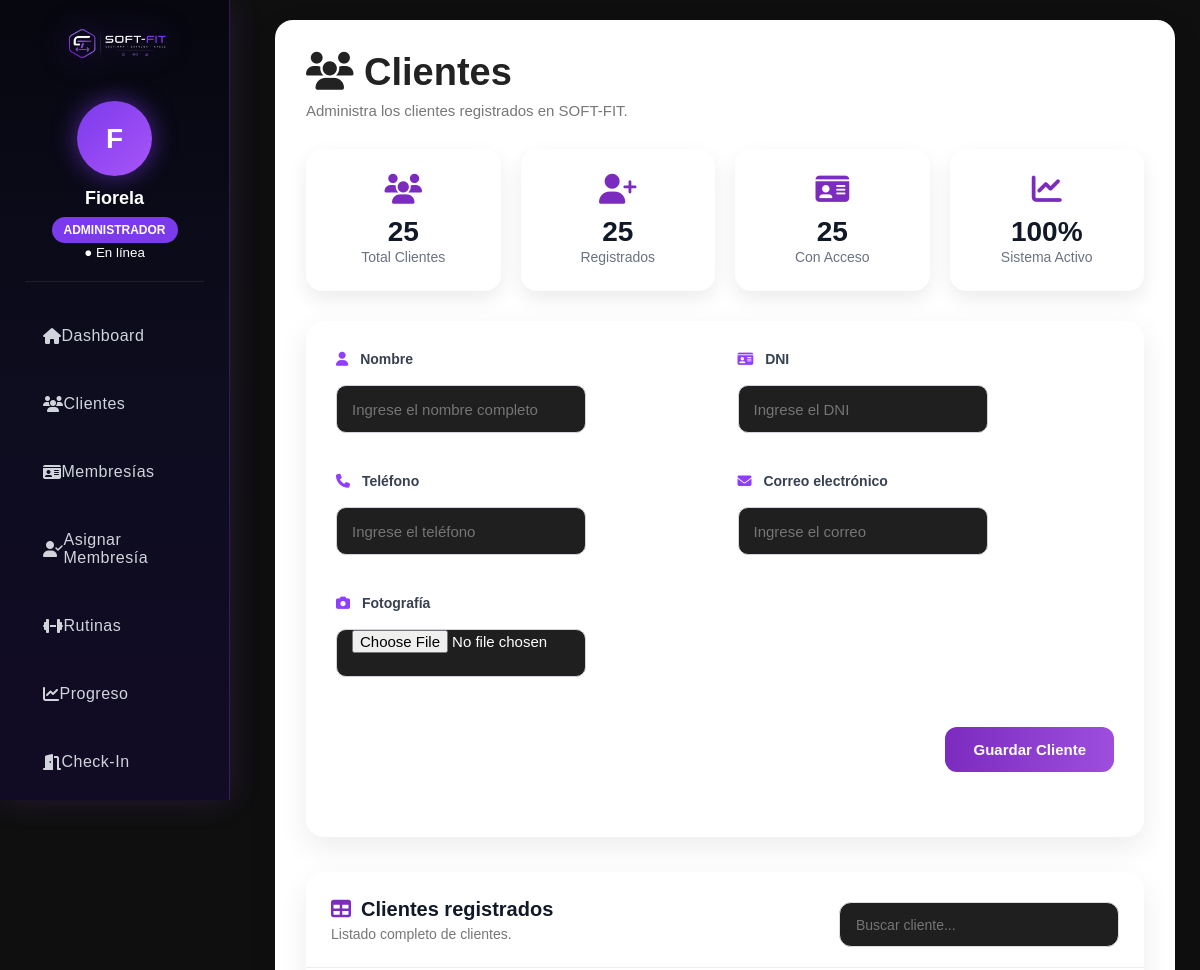
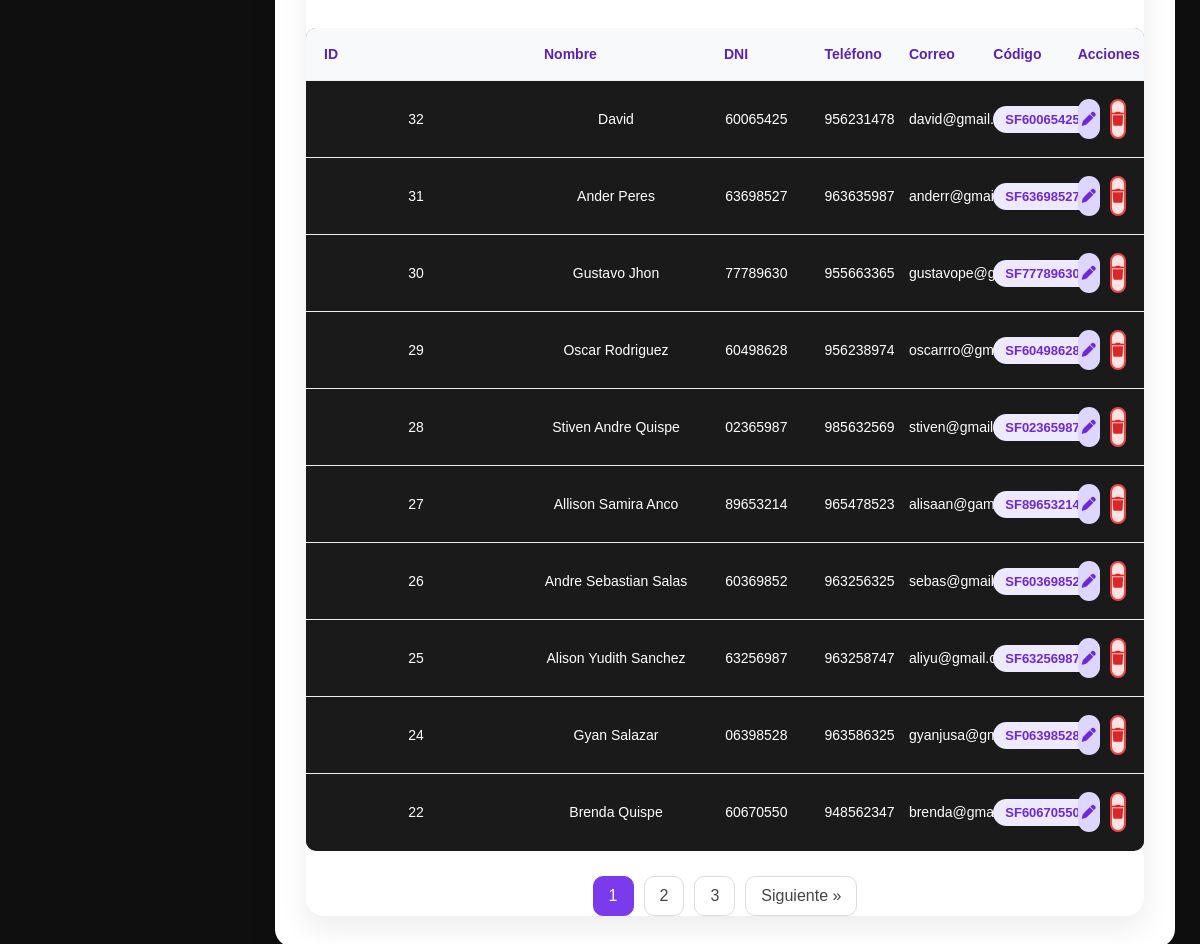
Screenshot of /pages/clientes.php (signed in) with the database file from the repository (2 pictures, top to bottom).
### tables this page shows
CREATE TABLE `clientes` (
  `id` int(11) NOT NULL,
  `nombre` varchar(100) DEFAULT NULL,
  `dni` varchar(20) DEFAULT NULL,
  `telefono` varchar(20) DEFAULT NULL,
  `correo` varchar(100) DEFAULT NULL,
  `codigo` varchar(50) DEFAULT NULL,
  `usuario` varchar(50) DEFAULT NULL,
  `foto` varchar(255) DEFAULT 'avatar.png'
);

### pages/clientes.php (the view, shortened to what this page needs)
<?php
include("../includes/conexion.php");
$nombreEditar = "";
$dniEditar = "";
$telefonoEditar = "";
$correoEditar = "";
?>
<!DOCTYPE html>
<html lang="es">
<head>
    <link rel="stylesheet" href="../css/style.css">
<link rel="stylesheet" href="../css/dashboard.css">
<link rel="stylesheet" href="../css/softfit-ui.css">
<link rel="stylesheet"
href="https://cdnjs.cloudflare.com/ajax/libs/font-awesome/6.5.2/css/all.min.css">
</head>
<body>
<?php include("../includes/sidebar.php"); ?>
<div class="main-content">
    <div class="page-card">
   <div class="page-header">
    <div>
        <h1>
            <i class="fa-solid fa-users"></i>
            Clientes
        </h1>
        <p>
            Administra los clientes registrados en SOFT-FIT.
        </p>
    </div>
</div>
<?php
$totalClientes = mysqli_num_rows(
    mysqli_query($conexion,"SELECT * FROM clientes")
);
?>
<div class="stats-grid">
    <div class="stat-card">
        <i class="fa-solid fa-users"></i>
        <h3><?php echo $totalClientes; ?></h3>
        <span>Total Clientes</span>
    </div>
    <div class="stat-card">
        <i class="fa-solid fa-user-plus"></i>
        <h3><?php echo $totalClientes; ?></h3>
        <span>Registrados</span>
    </div>
    <div class="stat-card">
        <i class="fa-solid fa-id-card"></i>
        <h3><?php echo $totalClientes; ?></h3>
        <span>Con Acceso</span>
    </div>
    <div class="stat-card">
        <i class="fa-solid fa-chart-line"></i>
        <h3>100%</h3>
        <span>Sistema Activo</span>
    </div>
</div>
<div class="form-card">
<form method="POST" class="form-grid" enctype="multipart/form-data">
<div class="campo">
<label>
<i class="fa-solid fa-user"></i>
Nombre
</label>
<input
type="text"
name="nombre"
value="<?php echo $nombreEditar; ?>"
placeholder="Ingrese el nombre completo"
required>
</div>
<div class="campo">
<label>
<i class="fa-solid fa-id-card"></i>
DNI
</label>
<input
type="text"
name="dni"
value="<?php echo $dniEditar; ?>"
placeholder="Ingrese el DNI"
required>
</div>
<div class="campo">
<label>
<i class="fa-solid fa-phone"></i>
Teléfono
</label>
<input
type="text"
name="telefono"
value="<?php echo $telefonoEditar; ?>"
placeholder="Ingrese el teléfono"
required>
</div>
<div class="campo">
<label>
<i class="fa-solid fa-envelope"></i>
Correo electrónico
</label>
<input
type="email"
name="correo"
value="<?php echo $correoEditar; ?>"
placeholder="Ingrese el correo"
required>
</div>
<div class="campo">
<label>
<i class="fa-solid fa-camera"></i>
Fotografía
</label>
<input
type="file"
name="foto"
accept="image/*">
</div>
<div class="acciones-form">
<button
type="submit"
name="<?php echo isset($_GET['editar']) ? 'actualizar' : 'guardar'; ?>">
<?php
echo isset($_GET['editar'])
? "Actualizar Cliente"
: "Guardar Cliente";
?>
</button>
</div>
</form>
</div>
    <div class="table-card">
<div class="table-header">
    <div>
        <h2 class="section-title">
    <i class="fa-solid fa-table"></i>
    Clientes registrados
</h2>
        <p>Listado completo de clientes.</p>
    </div>
    <div>
        <input
        type="text"
        id="buscarCliente"
        placeholder="Buscar cliente...">
    </div>
</div>
<table class="tabla-clientes">
        <thead>
<tr>
<th>ID</th>
<th>Nombre</th>
<th>DNI</th>
<th>Teléfono</th>
<th>Correo</th>
<th>Código</th>
<th>Acciones</th>
</tr>
</thead>
<tbody>
        <?php
        $porPagina = 10;
$pagina = isset($_GET['pagina'])
    ? (int)$_GET['pagina']
    : 1;
$inicio = ($pagina-1) * $porPagina;
$consulta = "SELECT * FROM clientes
ORDER BY id DESC
LIMIT $inicio,$porPagina";
        $resultado = mysqli_query($conexion,$consulta);
        while($fila = mysqli_fetch_assoc($resultado)){
        ?>
        <tr>
            <td><?php echo $fila['id']; ?></td>
            <td><?php echo $fila['nombre']; ?></td>
            <td><?php echo $fila['dni']; ?></td>
            <td><?php echo $fila['telefono']; ?></td>
            <td><?php echo $fila['correo']; ?></td>
            <td>
<span class="codigo-cliente">
SF<?php echo $fila['dni']; ?>
</span>
</td>
            <td>
               <div class="acciones">
<a href="clientes.php?editar=<?php echo $fila['id']; ?>" class="btn-icon editar">
    <i class="fa-solid fa-pen"></i>
</a>
<a href="#"
class="btn-icon eliminar btn-eliminar"
data-id="<?php echo $fila['id']; ?>"
data-nombre="<?php echo $fila['nombre']; ?>">
    <i class="fa-solid fa-trash"></i>
</a>
</div>
            </td>
        </tr>
        <?php } ?>
        </tbody>
    </table>
    <?php
$totalRegistros = mysqli_num_rows(
    mysqli_query($conexion,"SELECT * FROM clientes")
);
$totalPaginas = ceil($totalRegistros/$porPagina);
?>
<div class="pagination">
<?php
for($i=1;$i<=$totalPaginas;$i++){
?>
<a
href="?pagina=<?php echo $i; ?>"
class="<?php echo ($pagina==$i)?'activo':''; ?>">
<?php echo $i; ?>
</a>
<?php } ?>
<?php if($pagina<$totalPaginas){ ?>
<a href="?pagina=<?php echo $pagina+1; ?>">
Siguiente »
</a>
<?php } ?>
</div>
    </div>
</div>
</div>
</body>
</html>

### css/style.css (style rules this page uses)
* { margin:0; padding:0; box-sizing:border-box; }
body { font-family:"Century Gothic",sans-serif; background: radial-gradient( circle at top right, rgba(168,85,247,.18), transparent 35% ), radial-gradient( circle at bottom left, rgba(59,130,246,.12), transparent 35% ), linear-gradient( 135deg, #050816, #09090f, #111827 ); color:white; }
h1 { font-size:32px; margin-bottom:10px; }
table { width:100%; margin-top:30px; border-collapse:collapse; overflow:hidden; border-radius:15px; }
th { background:#7b2cbf; padding:16px; text-align:left; }
td { background:#1a1a1a; padding:14px; border-bottom:1px solid #2d2d2d; }
button { background:#7b2cbf; border:none; padding:12px 18px; border-radius:12px; color:white; cursor:pointer; transition:0.3s; }
input, select { width:100%; padding:14px; margin-top:10px; border:none; border-radius:12px; background:#1f1f1f; color:white; border:1px solid #333; }
a { color:#c77dff; text-decoration:none; }

### rows the page displays
clientes: id "32", nombre "David", dni "60065425", telefono "956231478", correo "david@gmail.com"
clientes: id "31", nombre "Ander Peres", dni "63698527", telefono "963635987", correo "anderr@gmail.com"
clientes: id "30", nombre "Gustavo Jhon", dni "77789630", telefono "955663365", correo "gustavope@gmail.com"
clientes: id "29", nombre "Oscar Rodriguez", dni "60498628", telefono "956238974", correo "oscarrro@gmail.com"
clientes: id "28", nombre "Stiven Andre Quispe", dni "02365987", telefono "985632569", correo "stiven@gmail.com"
clientes: id "27", nombre "Allison Samira Anco", dni "89653214", telefono "965478523", correo "alisaan@gamil.com"
clientes: id "26", nombre "Andre Sebastian Salas", dni "60369852", telefono "963256325", correo "sebas@gmail.com"
clientes: id "25", nombre "Alison Yudith Sanchez", dni "63256987", telefono "963258747", correo "aliyu@gmail.com"
clientes: id "24", nombre "Gyan Salazar", dni "06398528", telefono "963586325", correo "gyanjusa@gmail.com"
clientes: id "22", nombre "Brenda Quispe", dni "60670550", telefono "948562347", correo "brenda@gmail.com"

### other values shown
substr($_SESSION['usuario'],0,1) "F"
$_SESSION['nombre'] "Fiorela"
$_SESSION['rol'] "ADMINISTRADOR"
$totalClientes "25"
